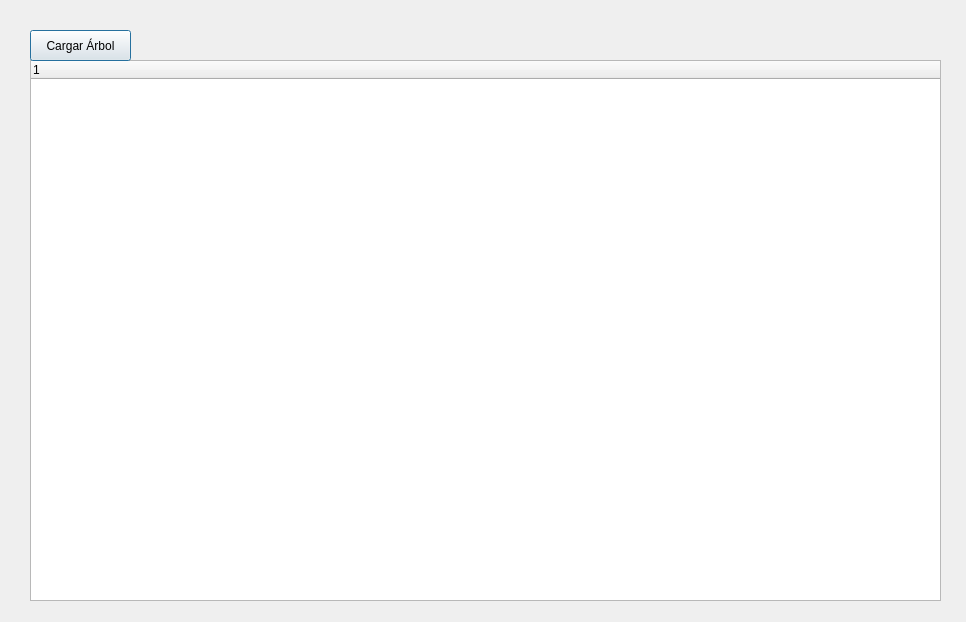
<?xml version="1.0" encoding="UTF-8"?>
<ui version="4.0">
 <class>VentanaArbolPersonasAVL</class>
 <widget class="QDialog" name="VentanaArbolPersonasAVL">
  <property name="geometry">
   <rect>
    <x>0</x>
    <y>0</y>
    <width>966</width>
    <height>622</height>
   </rect>
  </property>
  <property name="windowTitle">
   <string>Dialog</string>
  </property>
  <widget class="QTreeWidget" name="treeWidget">
   <property name="geometry">
    <rect>
     <x>30</x>
     <y>60</y>
     <width>911</width>
     <height>541</height>
    </rect>
   </property>
   <column>
    <property name="text">
     <string notr="true">1</string>
    </property>
   </column>
  </widget>
  <widget class="QPushButton" name="pushButton">
   <property name="geometry">
    <rect>
     <x>30</x>
     <y>30</y>
     <width>101</width>
     <height>31</height>
    </rect>
   </property>
   <property name="text">
    <string>Cargar Árbol</string>
   </property>
  </widget>
 </widget>
 <resources/>
 <connections/>
</ui>
